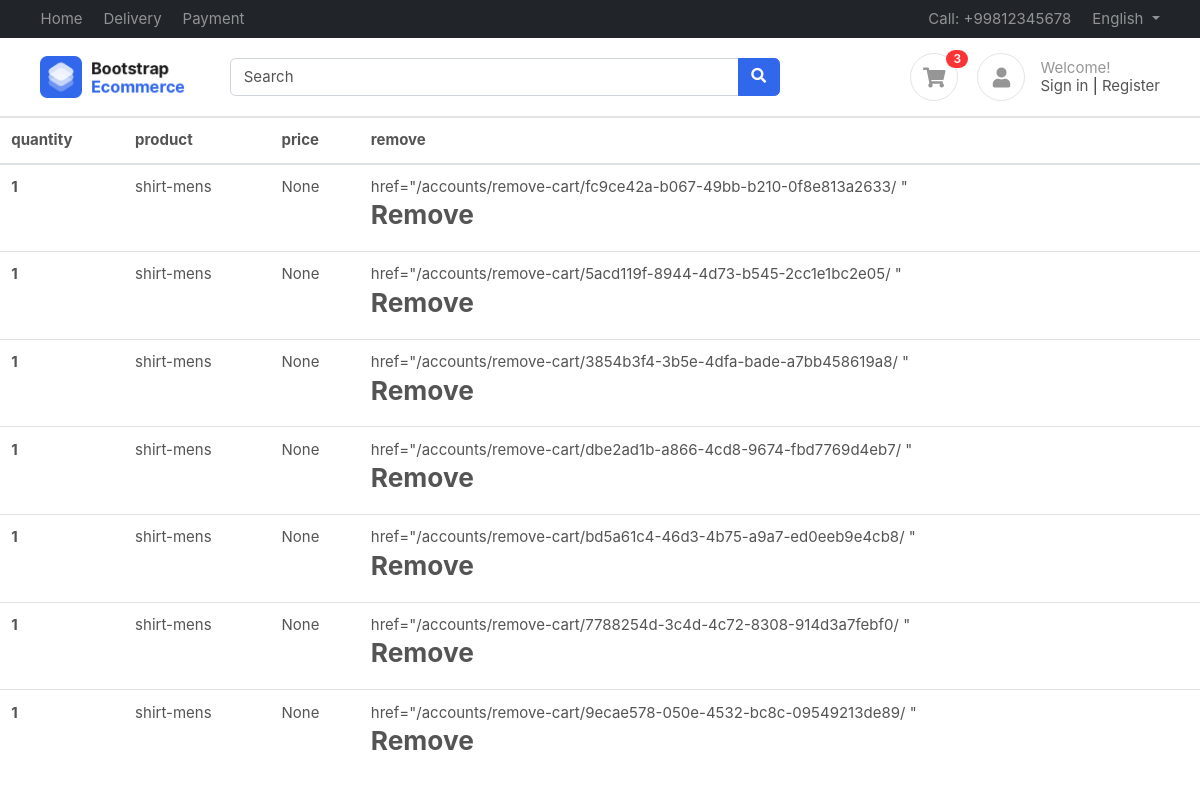
The page /accounts/cart/ (signed in) on the database as committed earlier.
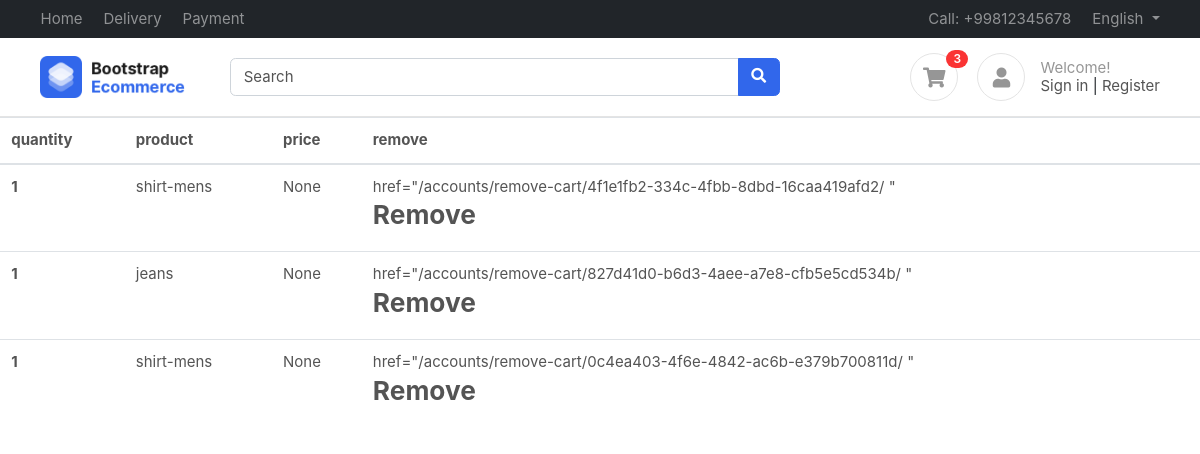
The same page on the database as committed later.
### accounts/models.py (models this page shows)
class CartItems(BaseModel):
    cart          = models.ForeignKey(Cart, on_delete=models.CASCADE, related_name='cart_items')
    product       = models.ForeignKey(Product, on_delete=models.SET_NULL, null=True, blank = True )
    color_variant = models.ForeignKey(ColorVariant, on_delete=models.SET_NULL, null=True, blank = True )
    size_variant  = models.ForeignKey(SizeVariant, on_delete=models.SET_NULL, null=True, blank = True )
    def get_product_price(self):
        price = [self.product.price]
        if self.color_variant:
            color_variant_price = self.color_variant.price
            price.append(color_variant_price)

### products/models.py (models this page shows, shortened)
class Product(BaseModel):
    product_name = models.CharField(max_length=100)
    slug = AutoSlugField(populate_from='product_name',unique=True, null=True, default=None)
    category = models.ForeignKey(Category, on_delete=models.CASCADE, related_name="product")
    price = models.IntegerField()
    product_description = models.TextField()
    color_variant = models.ManyToManyField(ColorVariant, blank=True)
    size_variant  = models.ManyToManyField(SizeVariant, blank=True)
    def __str__(self) -> str:
        return self.slug

### accounts/views.py (the view)
# urls.py: path('cart/' , cart , name='cart'),
def cart(request):
    context = {'cart': Cart.objects.filter(is_paid = False , user = request.user),
                'cart_items':CartItems.objects.all()
    }
    return render(request, 'accounts/cart.html', context)

### accounts/models.py (called while the page is built)
    def get_cart_count(self):
        return CartItems.objects.filter(cart__is_paid = False , cart__user =self.user).count()

### templates/accounts/cart.html
{% extends 'base/base.html' %} {% block start%}
<table class="table">
  <thead>
    <tr>
      <th scope="col">quantity</th>
      <th scope="col">product</th>
      <th scope="col">price</th>
      <th scope="col">remove</th>
    </tr>
  </thead>
  <tbody>
    {% for carts in cart_items %}
    <tr>
      <th scope="row">1</th>
      <td>{{carts.product}}</td>
      <td>{{carts.get_product_price}}</td>
      <td>
        href="{% url 'remove_cart' carts.uid %} "
        <h3>Remove</h3>
      </td>
    </tr>
    {% endfor %}
  </tbody>
</table>
{% endblock %}

Rows that differ between the two databases and show on the page:
removed CartItems: product "shirt-mens", get_product_price "None", uid "/accounts/remove-cart/fc9ce42a-b067-49bb-b210-0f8e813a2633/"
removed CartItems: product "shirt-mens", get_product_price "None", uid "/accounts/remove-cart/5acd119f-8944-4d73-b545-2cc1e1bc2e05/"
removed CartItems: product "shirt-mens", get_product_price "None", uid "/accounts/remove-cart/3854b3f4-3b5e-4dfa-bade-a7bb458619a8/"
removed CartItems: product "shirt-mens", get_product_price "None", uid "/accounts/remove-cart/dbe2ad1b-a866-4cd8-9674-fbd7769d4eb7/"
removed CartItems: product "shirt-mens", get_product_price "None", uid "/accounts/remove-cart/bd5a61c4-46d3-4b75-a9a7-ed0eeb9e4cb8/"
removed CartItems: product "shirt-mens", get_product_price "None", uid "/accounts/remove-cart/7788254d-3c4d-4c72-8308-914d3a7febf0/"
removed CartItems: product "shirt-mens", get_product_price "None", uid "/accounts/remove-cart/9ecae578-050e-4532-bc8c-09549213de89/"
added CartItems: product "shirt-mens", get_product_price "None", uid "/accounts/remove-cart/4f1e1fb2-334c-4fbb-8dbd-16caa419afd2/"
added CartItems: product "jeans", get_product_price "None", uid "/accounts/remove-cart/827d41d0-b6d3-4aee-a7e8-cfb5e5cd534b/"
added CartItems: product "shirt-mens", get_product_price "None", uid "/accounts/remove-cart/0c4ea403-4f6e-4842-ac6b-e379b700811d/"
